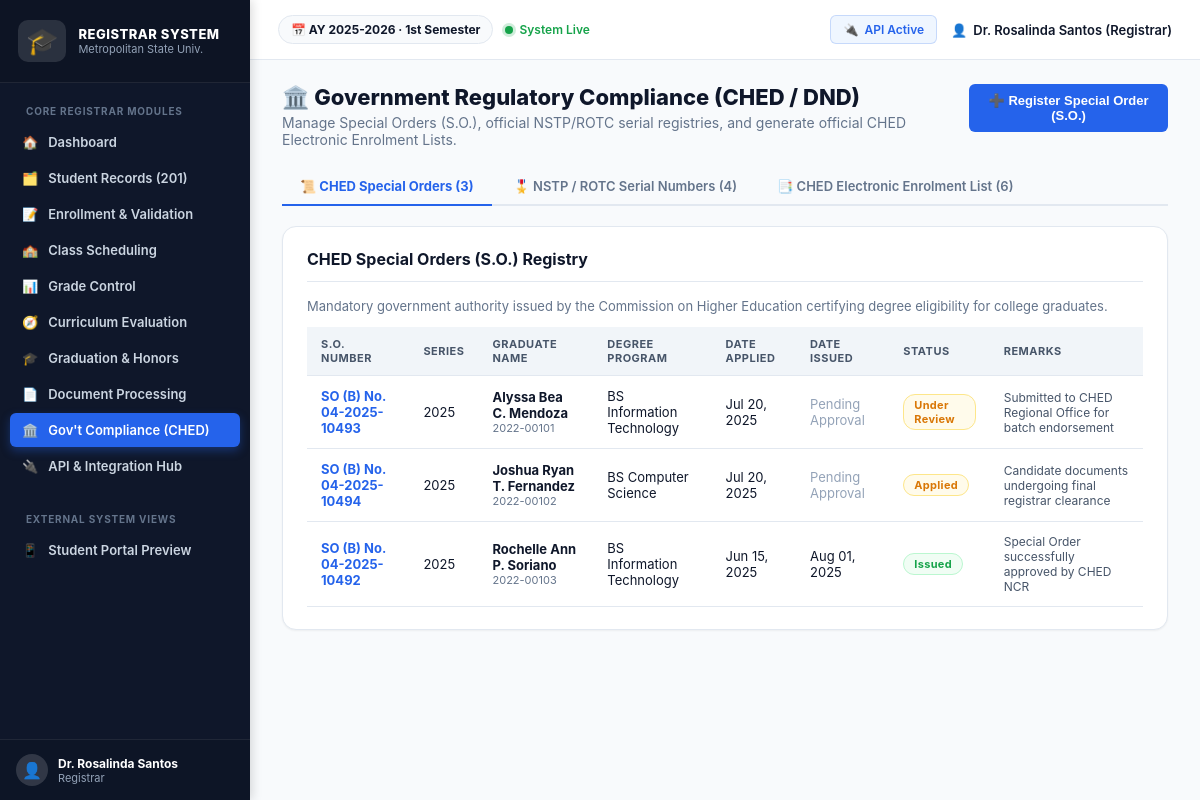
The page /government_compliance.php on the database its author committed.
### tables this page shows
CREATE TABLE `ched_special_orders` (
  `id` int(11) NOT NULL AUTO_INCREMENT,
  `student_id` int(11) NOT NULL,
  `so_number` varchar(100) NOT NULL,
  `series_year` varchar(20) NOT NULL,
  `program` varchar(100) NOT NULL,
  `date_applied` date NOT NULL,
  `date_issued` date DEFAULT NULL,
  `status` enum('Applied','Issued','Under Review','Pending Requirements') NOT NULL DEFAULT 'Applied',
  `remarks` text DEFAULT NULL,
  PRIMARY KEY (`id`),
  KEY `student_id` (`student_id`),
  CONSTRAINT `ched_special_orders_ibfk_1` FOREIGN KEY (`student_id`) REFERENCES `user` (`id`) ON DELETE CASCADE
);

CREATE TABLE `user` (
  `id` int(11) NOT NULL AUTO_INCREMENT,
  `student_id_number` varchar(30) DEFAULT NULL,
  `name` varchar(150) NOT NULL,
  `email` varchar(150) NOT NULL,
  `password` varchar(255) NOT NULL,
  `role` enum('admin','registrar','student','faculty','guidance') NOT NULL DEFAULT 'student',
  `status` enum('active','inactive') NOT NULL DEFAULT 'active',
  `created_at` datetime NOT NULL DEFAULT current_timestamp(),
  PRIMARY KEY (`id`),
  UNIQUE KEY `email` (`email`),
  UNIQUE KEY `student_id_number` (`student_id_number`)
);

### government_compliance.php (the view, shortened to what this page needs)
<?php
require 'config.php';
$currentSchoolYear = get_setting($pdo, 'current_school_year', '2025-2026');
$currentSemester   = get_setting($pdo, 'current_semester', '1st Semester');
$tab = $_GET['tab'] ?? 'so';
$soRecords = $pdo->query(
    "SELECT cso.*, u.name as student_name, u.student_id_number, u.email
     FROM ched_special_orders cso
     JOIN `user` u ON u.id = cso.student_id
     ORDER BY cso.date_applied DESC"
)->fetchAll();
$nstpRecords = $pdo->query(
    "SELECT nsn.*, u.name as student_name, u.student_id_number, sp.program
     FROM nstp_serial_numbers nsn
     JOIN `user` u ON u.id = nsn.student_id
     LEFT JOIN student_profile sp ON sp.user_id = u.id
     ORDER BY nsn.date_issued DESC"
)->fetchAll();
$masterlist = $pdo->prepare(
    "SELECT e.id, e.total_units, e.enrollment_type, e.status as enrollment_status,
            u.student_id_number, u.name, sp.gender, sp.program, sp.year_level
     FROM enrollments e
     JOIN `user` u ON u.id = e.student_id
     LEFT JOIN student_profile sp ON sp.user_id = u.id
     WHERE e.school_year = ? AND e.semester = ? AND e.status = 'active'
     ORDER BY sp.program ASC, u.name ASC"
);
$masterlist->execute([$currentSchoolYear, $currentSemester]);
$enrolledMasterlist = $masterlist->fetchAll();
?>
<!doctype html>
<html lang="en">
<head>
  <link rel="stylesheet" href="dashboard.css">
</head>
<body class="dashboard-body">
  <div class="dash-main">
    <div class="dash-content">
      <div class="dash-heading-row">
        <div>
          <h1 class="dash-heading">🏛️ Government Regulatory Compliance (CHED / DND)</h1>
          <p class="dash-subheading">Manage Special Orders (S.O.), official NSTP/ROTC serial registries, and generate official CHED Electronic Enrolment Lists.</p>
        </div>
        <div>
          <?php if ($tab === 'so'): ?>
            <button class="btn btn-primary" onclick="document.getElementById('soModal').style.display='block'">➕ Register Special Order (S.O.)</button>
          <?php elseif ($tab === 'nstp'): ?>
            <button class="btn btn-primary" onclick="document.getElementById('nstpModal').style.display='block'">➕ Issue NSTP Serial</button>
          <?php elseif ($tab === 'masterlist'): ?>
            <a href="government_compliance.php?export=csv" class="btn btn-secondary">📥 Export CHED CSV Masterlist</a>
          <?php endif; ?>
        </div>
      </div>
      <div class="tab-nav no-print">
        <a href="government_compliance.php?tab=so" class="tab-link <?php echo $tab === 'so' ? 'active' : ''; ?>">
          <span>📜 CHED Special Orders (<?php echo count($soRecords); ?>)</span>
        </a>
        <a href="government_compliance.php?tab=nstp" class="tab-link <?php echo $tab === 'nstp' ? 'active' : ''; ?>">
          <span>🎖️ NSTP / ROTC Serial Numbers (<?php echo count($nstpRecords); ?>)</span>
        </a>
        <a href="government_compliance.php?tab=masterlist" class="tab-link <?php echo $tab === 'masterlist' ? 'active' : ''; ?>">
          <span>📑 CHED Electronic Enrolment List (<?php echo count($enrolledMasterlist); ?>)</span>
        </a>
      </div>
      <?php if ($tab === 'so'): ?>
        <div class="dash-panel">
          <div class="dash-panel-header">
            <h2>CHED Special Orders (S.O.) Registry</h2>
          </div>
          <p style="font-size:13px;color:#64748b;margin-top:0;">
            Mandatory government authority issued by the Commission on Higher Education certifying degree eligibility for college graduates.
          </p>
          <div class="table-responsive">
            <table class="table-simple">
              <thead>
                <tr>
                  <th>S.O. Number</th>
                  <th>Series</th>
                  <th>Graduate Name</th>
                  <th>Degree Program</th>
                  <th>Date Applied</th>
                  <th>Date Issued</th>
                  <th>Status</th>
                  <th>Remarks</th>
                </tr>
              </thead>
              <tbody>
                <?php foreach ($soRecords as $so): ?>
                <tr>
                  <td><strong style="color:var(--accent);font-size:13px;"><?php echo htmlspecialchars($so['so_number']); ?></strong></td>
                  <td><?php echo htmlspecialchars($so['series_year']); ?></td>
                  <td>
                    <strong><?php echo htmlspecialchars($so['student_name']); ?></strong>
                    <div style="font-size:11px;color:#64748b;"><?php echo htmlspecialchars($so['student_id_number']); ?></div>
                  </td>
                  <td><?php echo htmlspecialchars($so['program']); ?></td>
                  <td><?php echo date('M d, Y', strtotime($so['date_applied'])); ?></td>
                  <td><?php echo $so['date_issued'] ? date('M d, Y', strtotime($so['date_issued'])) : '<span style="color:#94a3b8;">Pending Approval</span>'; ?></td>
                  <td><span class="badge badge-<?php echo strtolower(str_replace(' ', '_', $so['status'])); ?>"><?php echo htmlspecialchars($so['status']); ?></span></td>
                  <td style="font-size:12px;color:#475569;"><?php echo htmlspecialchars($so['remarks'] ?: '—'); ?></td>
                </tr>
                <?php endforeach; ?>
              </tbody>
            </table>
          </div>
        </div>
      <?php endif; ?>
    </div>
  </div>
</body>
</html>

### dashboard.css (style rules this page uses)
:root { --primary: #0f172a; --primary-light: #1e293b; --accent: #2563eb; --accent-hover: #1d4ed8; --accent-soft: #eff6ff; --text-main: #0f172a; --text-muted: #64748b; --text-light: #94a3b8; --bg-page: #f8fafc; --card-bg: #ffffff; --border-color: #e2e8f0; --border-focus: #3b82f6; --success: #16a34a; --success-soft: #f0fdf4; --warning: #d97706; --warning-soft: #fffbeb; --danger: #dc2626; --danger-soft: #fef2f2; --info: #0284c7; --info-soft: #f0f9ff; --purple: #7c3aed; --purple-soft: #f5f3ff; --radius-sm: 6px; --radius: 10px; --radius-lg: 14px; --shadow-sm: 0 1px 2px 0 rgba(0, 0, 0, 0.05); --shadow: 0 4px 6px -1px rgba(0, 0, 0, 0.07), 0 2px 4px -2px rgba(0, 0, 0, 0.05); --shadow-lg: 0 10px 15px -3px rgba(0, 0, 0, 0.08), 0 4px 6px -4px rgba(0, 0, 0, 0.04); }
* { box-sizing: border-box; }
body.dashboard-body { margin: 0; padding: 0; font-family: 'Inter', -apple-system, BlinkMacSystemFont, "Segoe UI", Roboto, Oxygen, Ubuntu, Cantarell, sans-serif; background: var(--bg-page); color: var(--text-main); min-height: 100vh; display: flex; }
.dash-main { margin-left: 250px; flex: 1; min-height: 100vh; display: flex; flex-direction: column; }
.dash-content { padding: 24px 32px; flex: 1; }
.dash-heading-row { display: flex; justify-content: space-between; align-items: flex-start; margin-bottom: 20px; }
.dash-heading { font-size: 22px; font-weight: 800; margin: 0 0 4px; color: var(--text-main); }
.dash-subheading { font-size: 14px; color: var(--text-muted); margin: 0; }
.dash-panel { background: var(--card-bg); border: 1px solid var(--border-color); border-radius: var(--radius-lg); padding: 22px 24px; margin-bottom: 20px; box-shadow: var(--shadow-sm); }
.dash-panel-header { display: flex; justify-content: space-between; align-items: center; margin-bottom: 16px; padding-bottom: 12px; border-bottom: 1px solid var(--border-color); }
.dash-panel h2 { font-size: 16px; font-weight: 700; margin: 0; color: var(--text-main); display: flex; align-items: center; gap: 8px; }
.tab-nav { display: flex; gap: 4px; border-bottom: 2px solid var(--border-color); margin-bottom: 20px; }
.tab-link { text-decoration: none; font-size: 13px; font-weight: 600; color: var(--text-muted); padding: 10px 18px; border-bottom: 2px solid transparent; margin-bottom: -2px; display: inline-flex; align-items: center; gap: 8px; transition: all 0.15s; }
.tab-link.active { color: var(--accent); border-bottom-color: var(--accent); font-weight: 700; }
.table-responsive { width: 100%; overflow-x: auto; }
.table-simple { width: 100%; border-collapse: collapse; font-size: 13px; text-align: left; }
.table-simple th { background: #f1f5f9; color: #475569; font-weight: 700; padding: 10px 14px; border-bottom: 1px solid var(--border-color); text-transform: uppercase; font-size: 11px; letter-spacing: 0.5px; }
.table-simple td { padding: 12px 14px; border-bottom: 1px solid var(--border-color); color: var(--text-main); vertical-align: middle; }
.badge { display: inline-block; padding: 3px 10px; border-radius: 12px; font-size: 11px; font-weight: 700; letter-spacing: 0.3px; text-transform: capitalize; }
.badge-active, .badge-cleared, .badge-issued, .badge-approved, .badge-passed, .badge-verified, .badge-released { background: var(--success-soft); color: var(--success); border: 1px solid #bbf7d0; }
.badge-pending, .badge-draft, .badge-applied, .badge-under_review, .badge-processing, .badge-submitted { background: var(--warning-soft); color: var(--warning); border: 1px solid #fde68a; }
.btn { display: inline-flex; align-items: center; justify-content: center; gap: 6px; font-size: 13px; font-weight: 600; padding: 8px 16px; border-radius: var(--radius-sm); border: 1px solid transparent; cursor: pointer; text-decoration: none; transition: all 0.15s; }
.btn-primary { background: var(--accent); color: #ffffff; }

### rows shown on the page
ched_special_orders: so_number "SO (B) No. 04-2025-10493", series_year "2025", student.name "Alyssa Bea C. Mendoza", student.student_id_number "2022-00101", program "BS Information Technology", date_applied "Jul 20, 2025", shows "Pending Approval", status "Under Review", remarks "Submitted to CHED Regional Office for batch endorsement"
ched_special_orders: so_number "SO (B) No. 04-2025-10494", series_year "2025", student.name "Joshua Ryan T. Fernandez", student.student_id_number "2022-00102", program "BS Computer Science", date_applied "Jul 20, 2025", shows "Pending Approval", status "Applied", remarks "Candidate documents undergoing final registrar clearance"
ched_special_orders: so_number "SO (B) No. 04-2025-10492", series_year "2025", student.name "Rochelle Ann P. Soriano", student.student_id_number "2022-00103", program "BS Information Technology", date_applied "Jun 15, 2025", date_issued "Aug 01, 2025", status "Issued", remarks "Special Order successfully approved by CHED NCR"

### other values the page prints
$item['icon'] "🏠"
$item['label'] "Dashboard"
$item['icon'] "🗂️"
$item['label'] "Student Records (201)"
$item['icon'] "📝"
$item['label'] "Enrollment & Validation"
$item['icon'] "🏫"
$item['label'] "Class Scheduling"
$item['icon'] "📊"
$item['label'] "Grade Control"
$item['icon'] "🧭"
$item['label'] "Curriculum Evaluation"
$item['icon'] "🎓"
$item['label'] "Graduation & Honors"
$item['icon'] "📄"
